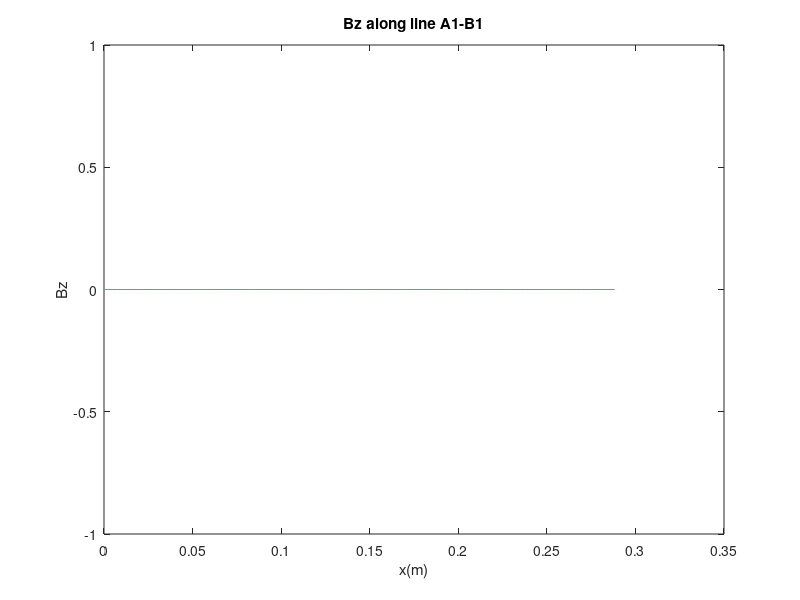

The MATLAB source for this figure:
load res/f.dat
time=10;
line=1;
bzi=25;
xi=5;
tmax=max(f(:,1));

hold off
for time=1:tmax
  ind=find(f(:,1)==time & f(:,3)==line);
  x=f(ind,xi);
  [px perm]=sort(x);
  plot(px,f(ind(perm),bzi));
  pause(0.2);
  hold on;
endfor
 
title('Bz along line A1-B1');
xlabel('x(m)');
ylabel('Bz');
